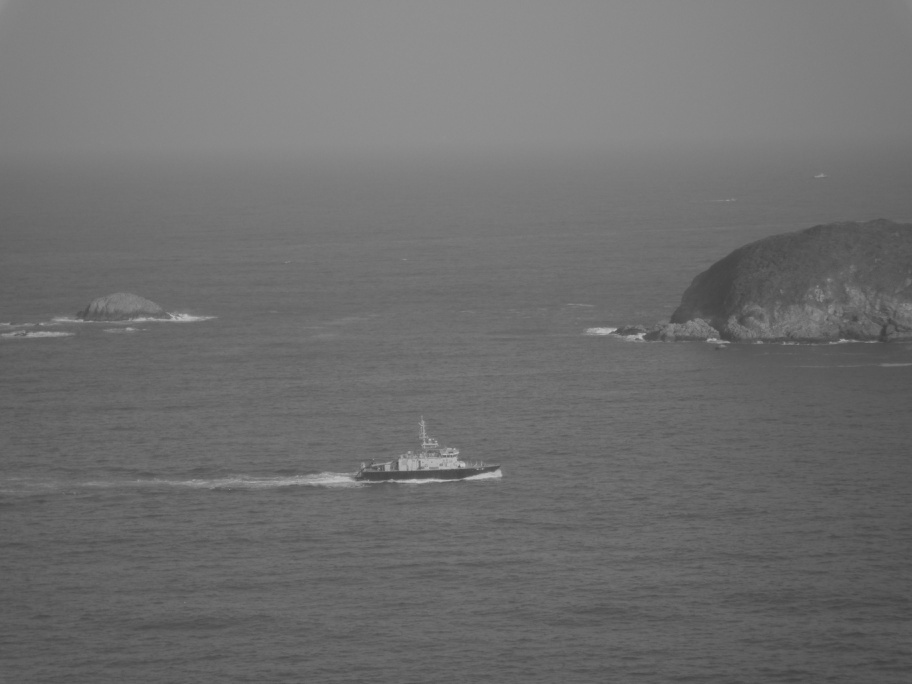
#> input picture Workshops/workshop-6/data/seagrayscale.jpg, 912 x 684 px, found by its file name
$ python question1.py
#> lines starting #> are read from the running program, lines starting #| are printed output that depends on the picture
"""
Group Number: 31
Group Names :
     Pillay, Steven
     Hodovaniuk, Olha
     Sun, Ruyuan
     Iqbal, Syed
"""

import cv2
import numpy as np
import matplotlib.pyplot as plt


if __name__ == '__main__':
    ############################
    ### TODO: YOUR CODE HERE ###
    # Step 1: Read the image "seagrayscale.jpg" from the data folder with option cv2.IMREAD_GRAYSCALE
    original_image = cv2.imread('data/seagrayscale.jpg', cv2.IMREAD_GRAYSCALE)
#> original_image is the input picture: shape (684, 912); min 63, max 195, mean 110.5

    # Step 2: View the image on screen using cv2.imshow
    cv2.imshow('Original Image', original_image)
    cv2.waitKey(0)
    cv2.destroyAllWindows()

    # Step 3: Compute histogram of the input image "seagrayscale.jpg"
    histogram, bins = np.histogram(original_image.flatten(), 256, [0, 256])
#> histogram = 256 values, max 19202 at index 108, min 0 at index 0, mean 2436.8; bins = 257 values from 0 to 256

    # Step 4: Ensure matplotlib library is imported
    import matplotlib.pyplot as plt

    # Step 5: Create a figure instance
    plt.figure()

    # Step 6: Plot the computed histogram
    plt.plot(histogram)
    plt.title('Histogram for Original Image')
    plt.xlabel('Pixel Value')
    plt.ylabel('Frequency')
    plt.grid(True)

    # Step 7: Save the histogram plot
    plt.savefig('output/31_q1_seagrayscale_hist.jpg')
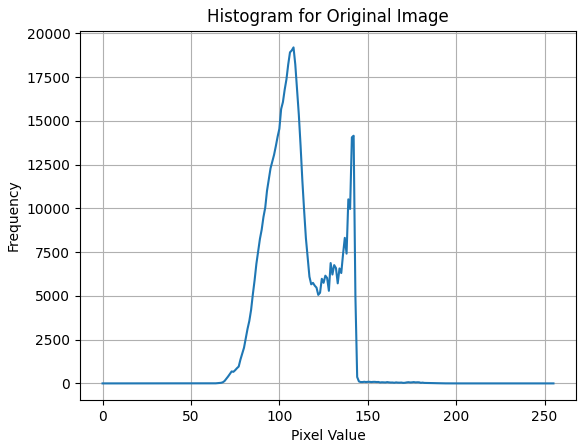
#> figure drawn by matplotlib, 1 panel; curve peaks at x = 108, y = 19202

    # Step 8: Display the histogram plot
    plt.show()

    # Step 9: Compute the Cumulative Distribution Function (CDF)
    cdf = histogram.cumsum()
#> cdf = 256 values from 0 to 623808

    # Step 10: Create a figure instance for the CDF plot
    plt.figure()

    # Step 11: Plot the computed CDF
    plt.plot(cdf, color='b')
    plt.title('CDF for Original Image')
    plt.xlabel('Pixel Value')
    plt.ylabel('Cumulative Frequency')
    plt.grid(True)

    # Step 12: Save the CDF plot
    plt.savefig('output/31_q1_seagrayscale_CDF.jpg')
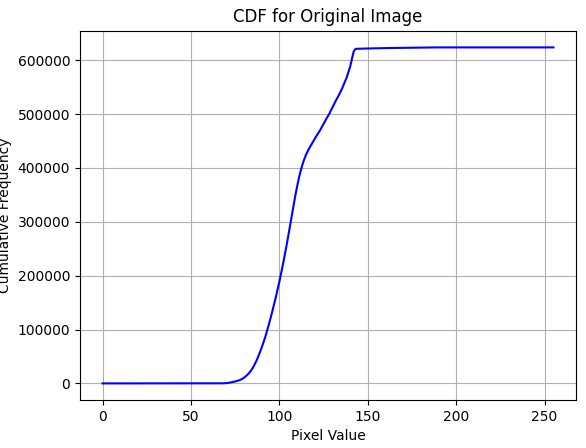
#> figure drawn by matplotlib, 1 panel; curve peaks at x = 195, y = 623808

    # Step 13: Apply histogram equalization to the image "seagrayscale.jpg"
    equalized_image = cv2.equalizeHist(original_image)
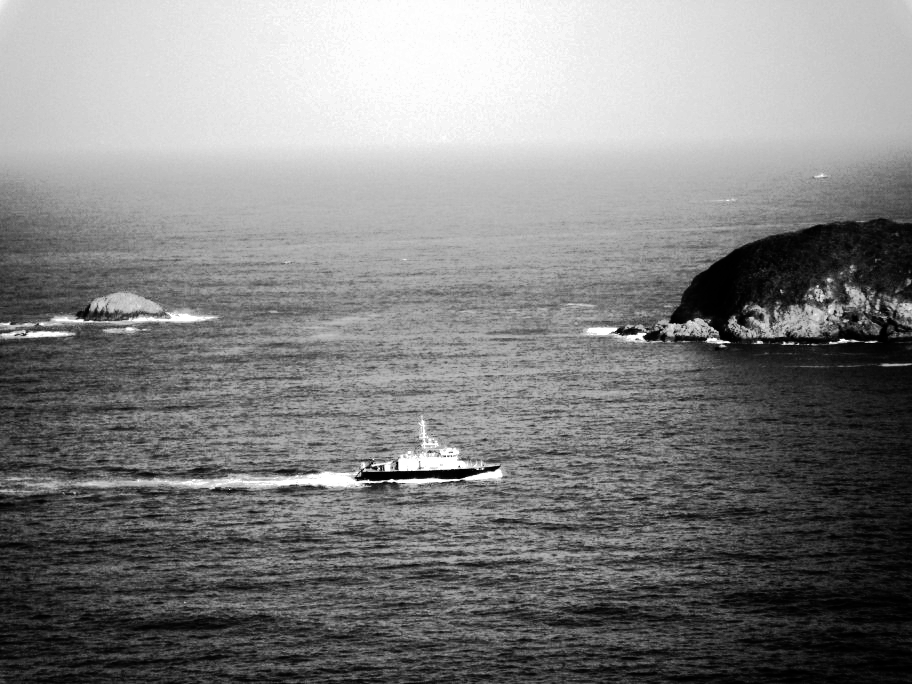
#> equalized_image: shape (684, 912); min 0, max 255, mean 129.9
    cv2.imwrite('output/31_q1_seagrayscale_eq.jpg', equalized_image)

    # Step 14: View the produced image from Step 13
    cv2.imshow('Equalized Image', equalized_image)
    cv2.waitKey(0)
    cv2.destroyAllWindows()

    # Step 15: Compute the histogram for the image produced by Step 13
    eq_histogram, eq_bins = np.histogram(equalized_image.flatten(), 256, [0, 256])
#> eq_histogram = 256 values, max 19202 at index 135, min 0 at index 6, mean 2436.8; eq_bins = 257 values from 0 to 256

    # Step 16: Create a figure instance for the equalized histogram
    plt.figure()

    # Step 17: Plot the computed histogram for the equalized image
    plt.plot(eq_histogram)
    plt.title('Histogram for Equalized Image')
    plt.xlabel('Pixel Value')
    plt.ylabel('Frequency')
    plt.grid(True)

    # Step 18: Save the histogram plot for the equalized image
    plt.savefig('output/31_q1_seagrayscale_eq_hist.jpg')
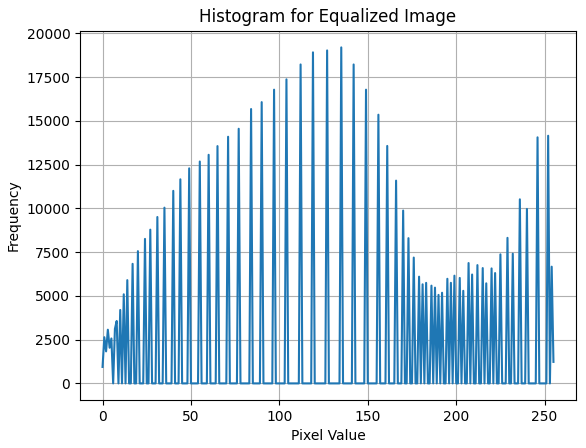
#> figure drawn by matplotlib, 1 panel; curve peaks at x = 135, y = 19202

    # Step 19: Compute the Cumulative Distribution Function (CDF) of the equalized histogram
    eq_cdf = eq_histogram.cumsum()
#> eq_cdf = 256 values from 941 to 623808

    # Step 20: Create a figure instance for the equalized CDF plot
    plt.figure()

    # Step 21: Plot the computed CDF for the equalized image
    plt.plot(eq_cdf, color='b')
    plt.title('CDF for Equalized Image')
    plt.xlabel('Pixel Value')
    plt.ylabel('Cumulative Frequency')
    plt.grid(True)

    # Step 22: Save the CDF plot for the equalized image
    plt.savefig('output/31_q1_seagrayscale_eq_CDF.jpg')
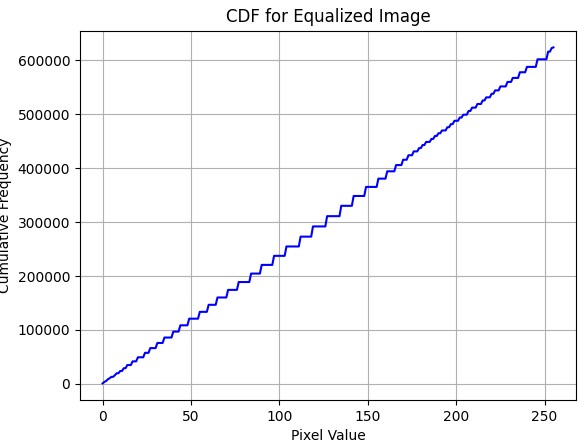
#> figure drawn by matplotlib, 1 panel; curve peaks at x = 255, y = 623808
    #
    ### END OF STUDENT CODE ####
    ############################
